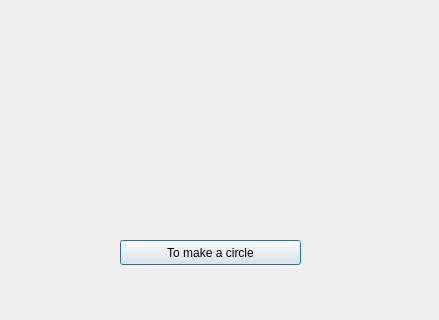
<?xml version="1.0" encoding="UTF-8"?>
<ui version="4.0">
 <class>Dialog</class>
 <widget class="QDialog" name="Dialog">
  <property name="geometry">
   <rect>
    <x>0</x>
    <y>0</y>
    <width>439</width>
    <height>320</height>
   </rect>
  </property>
  <property name="windowTitle">
   <string>Dialog</string>
  </property>
  <widget class="QPushButton" name="pushButton">
   <property name="geometry">
    <rect>
     <x>120</x>
     <y>240</y>
     <width>181</width>
     <height>25</height>
    </rect>
   </property>
   <property name="text">
    <string>To make a circle</string>
   </property>
  </widget>
 </widget>
 <resources/>
 <connections/>
</ui>
